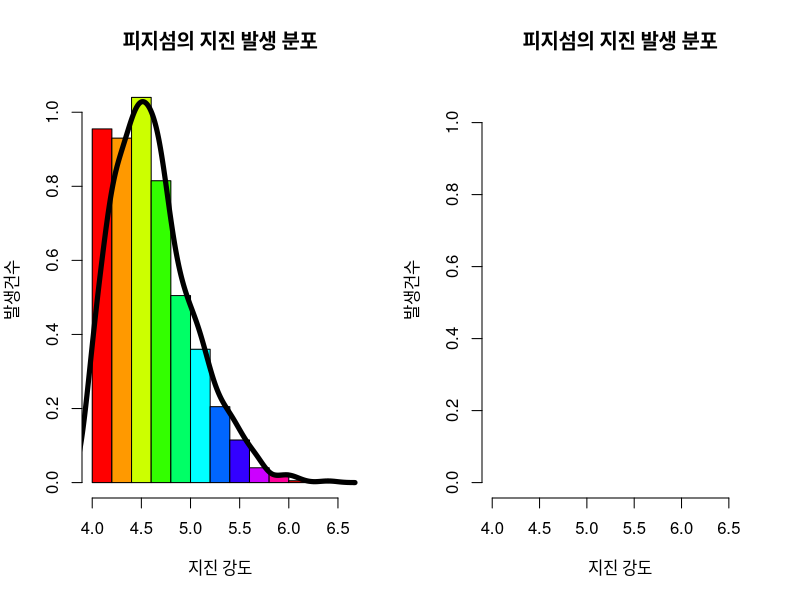

Here is the R script that generated this plot: (Note: this script raises an error after producing the figure.)
mag <- quakes$mag
par(mfrow=c(1,2)) # multiple figure: 2개 표시(1행 2열)

hist(mag, main="피지섬의 지진 발생 분포",
     xlab="지진 강도", ylab="발생건수",
     col=rainbow(10), breaks=seq(4.0, 6.7, by=0.2), freq=F)
lines(density(mag), lwd=5)

hist(mag, main="피지섬의 지진 발생 분포",
     xlab="지진 강도", ylab="발생건수",
     col=brewer.pal(10, "Pastel2"), breaks=seq(4.0, 6.7, by=0.1), freq=F)
lines(density(mag), col="red", lwd=2)
